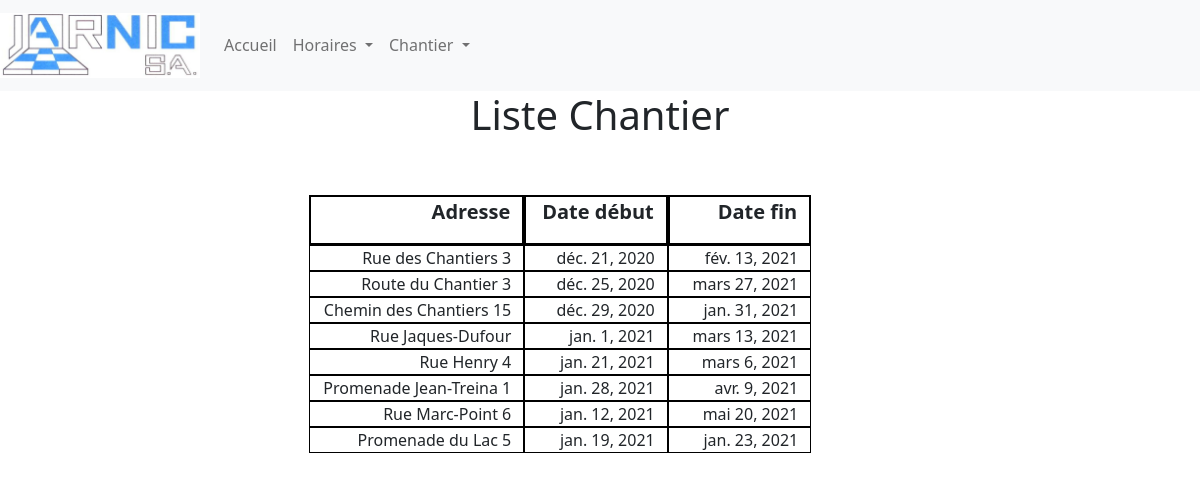
The page /chantier_admin.html on the database its author committed.
### timesheet/models.py (models this page shows, shortened)
class Chantier(models.Model):
    adresse = models.CharField(max_length=200)
    datedeb = models.DateField()
    datefin = models.DateField()
    statut = models.CharField(max_length=200)

### timesheet/views.py (the view)
# urls.py: path('chantier_admin.html', views.go_chantier_admin, name='go_chantier_admin'),
def go_chantier_admin(request):
    chantier_admin = Chantier.objects.all()
    return render(request, 'timesheet/chantier_admin.html', {'chantier_admin': chantier_admin})

### timesheet/templates/timesheet/chantier_admin.html (shortened to what this page needs)
<!DOCTYPE html>
<html lang="en">
<head>
    <link href="../../static/bootstrap/dist/css/bootstrap.css" rel="stylesheet">
</head>
<body>
    <nav class="navbar navbar-expand-lg navbar-light bg-light">
        <a class="navbar-brand" href="admin_accueil.html"> <img src="../../static/Logo.jpg" style="width: 200px;"></a>
        <div class="collapse navbar-collapse" id="navbarSupportedContent">
            <ul class="navbar-nav ">
                <li class="nav-item active">
                    <a class="nav-link" href="admin_accueil.html">Accueil</a>
                </li>
                <li class="nav-item dropdown">
                    <a class="nav-link dropdown-toggle" href="#" id="navbarDropdown4" role="button" data-toggle="dropdown" aria-haspopup="true" aria-expanded="false">
                        Horaires
                    </a>
                </li>
                <li class="nav-item dropdown">
                    <a class="nav-link dropdown-toggle" href="#" id="navbarDropdown3" role="button" data-toggle="dropdown" aria-haspopup="true" aria-expanded="false">
                        Chantier
                    </a>
                </li>
            </ul>
        </div>
    </nav>
    <h1 style="text-align:center;">Liste Chantier</h1>
    <br><br>
    <div class="container" align="right">
        <div class="col-md-9">
            <div class="row">
                <div class="col-md-3" style="border: solid black 2px; font-weight:bold; font-size:20px;">
                    <p>Adresse</p>
                </div>
                <div class="col-md-2" style="border: solid black 2px; font-weight:bold; font-size:20px;">
                    <p>Date début</p>
                </div>
                <div class="col-md-2" style="border: solid black 2px; font-weight:bold; font-size:20px;">
                    <p>Date fin</p>
                </div>
            </div>
                {% for c in chantier_admin %}
                <div class="row">
                    <div class="col-md-3" style="border: solid black 1px;">{{c.adresse}}</div>
                    <div class="col-md-2" style="border: solid black 1px;">{{c.datedeb}}</div>
                    <div class="col-md-2" style="border: solid black 1px;">{{c.datefin}}</div>
                </div>
            {% endfor  %}
        </div>
    </div>
</body>
</html>

### rows shown on the page
Chantier: adresse "Rue des Chantiers 3", datedeb "déc. 21, 2020", datefin "fév. 13, 2021"
Chantier: adresse "Route du Chantier 3", datedeb "déc. 25, 2020", datefin "mars 27, 2021"
Chantier: adresse "Chemin des Chantiers 15", datedeb "déc. 29, 2020", datefin "jan. 31, 2021"
Chantier: adresse "Rue Jaques-Dufour", datedeb "jan. 1, 2021", datefin "mars 13, 2021"
Chantier: adresse "Rue Henry 4", datedeb "jan. 21, 2021", datefin "mars 6, 2021"
Chantier: adresse "Promenade Jean-Treina 1", datedeb "jan. 28, 2021", datefin "avr. 9, 2021"
Chantier: adresse "Rue Marc-Point 6", datedeb "jan. 12, 2021", datefin "mai 20, 2021"
Chantier: adresse "Promenade du Lac 5", datedeb "jan. 19, 2021", datefin "jan. 23, 2021"
